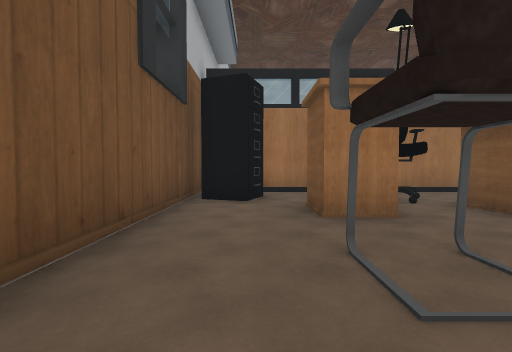
view 1 (above)

18 first-person views from a walk through a 3-D level made in the Unity game engine. The camera is 1.4 m above the floor, tilts 2° down and sees 85° across. The floor is counted in squares, 2 m on a side. Each view is taken from the middle of a square. On the plan, view 1 faces up. The plan holds only what a view shows up to about 9 squares ahead; the rest is blank. The place goes on beyond the plan. The player character is not drawn. Some animated figures are left out.

view 2
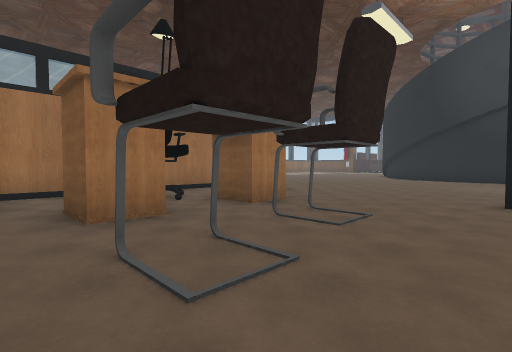

view 3
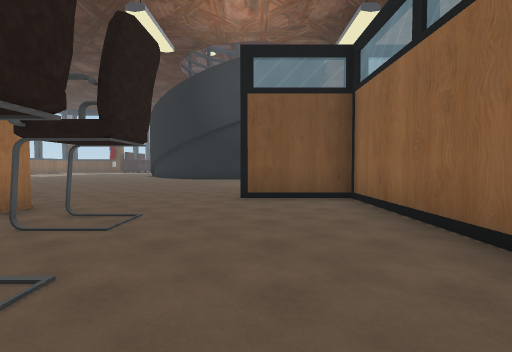

view 4
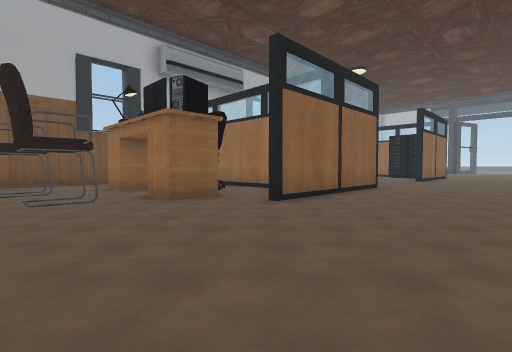

view 5
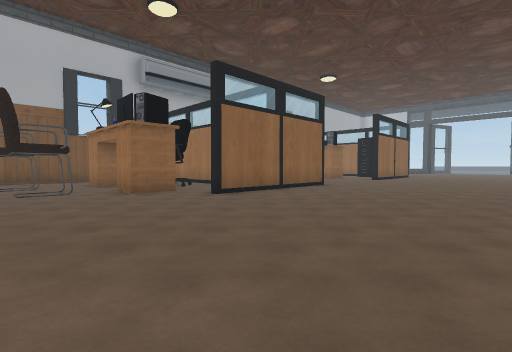

view 6
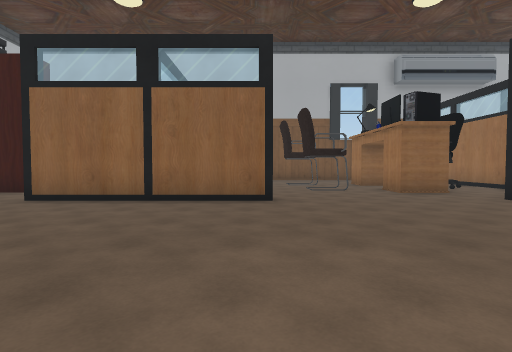

view 7
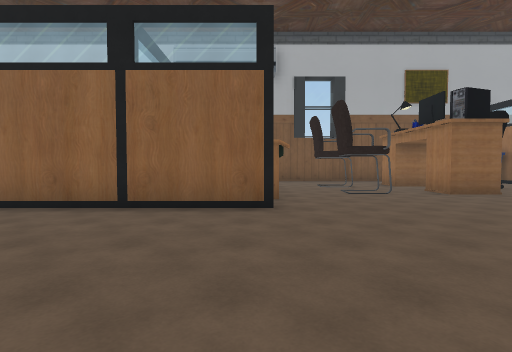

view 8
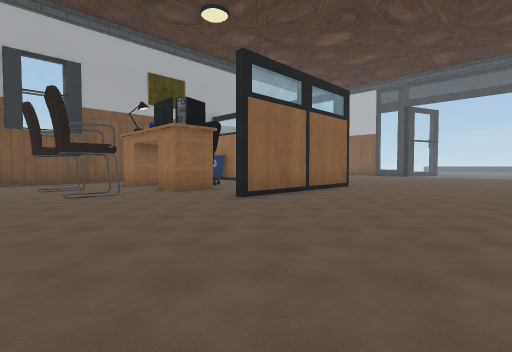

view 9
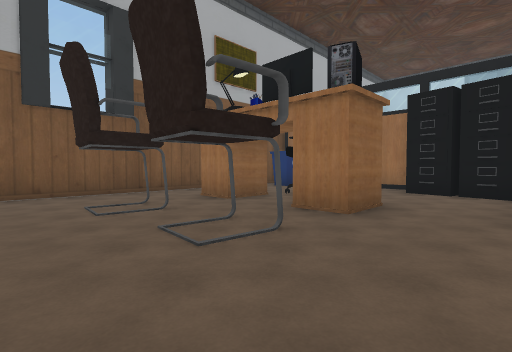

view 10
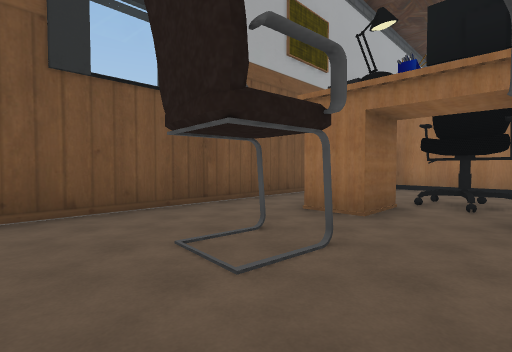

view 11
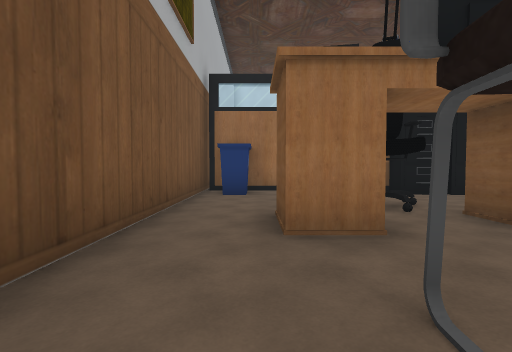

view 12
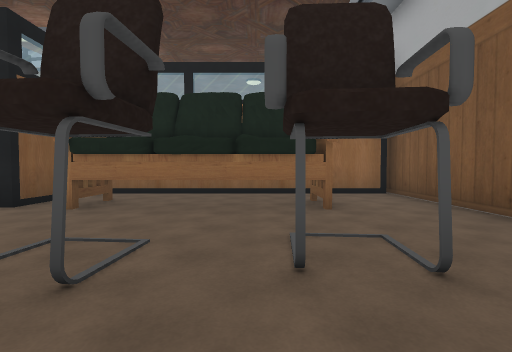

view 13
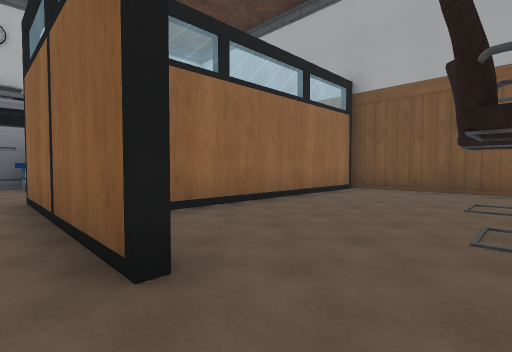

view 14
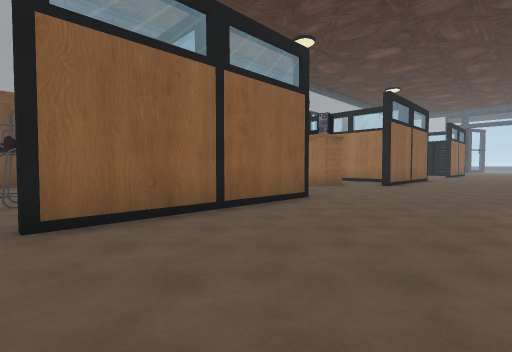

view 15
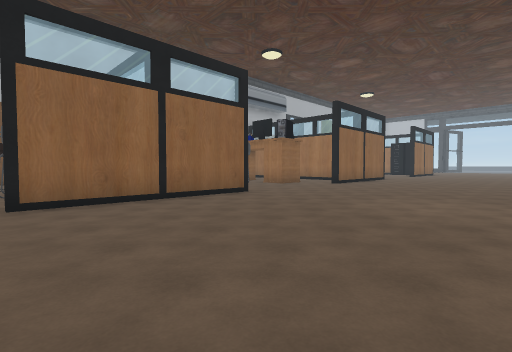

view 16
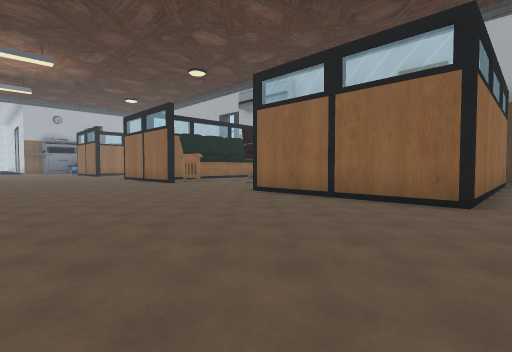

view 17
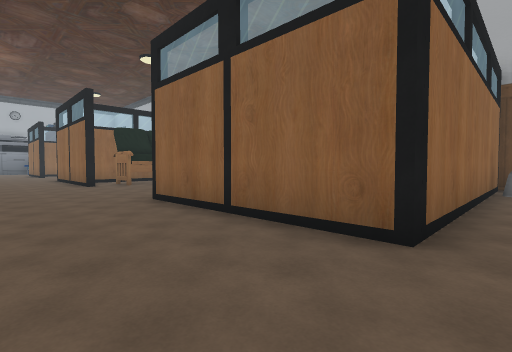

view 18
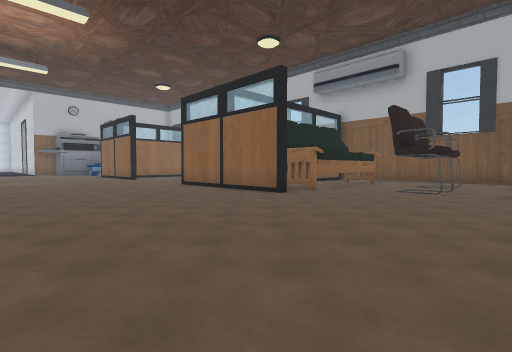

### Floor plan
Key: @ floor where view 1 was taken; # wall or solid block; . floor; C cabinet; H chair; O other object.
Columns run from 2 left of view 1 to 12 right of it. Each row starts with its distance up from view 1.
 21 ###............
 20 #########......
 19 #O....CC#......
 18 #.......#......
 17 #...OO..#......
 16 #..O.OO.#......
 15 #..#.##........
 14 #..............
 13 #..H..H........
 12 #..............
 11 #..............
 10 #..######......
  9 #..######......
  8 #########......
  7 ##.. ...#......
  6 ##C. O..#......
  5 #..OO.O........
  4 #..####........
  3 #....H.........
  2 #..HH..........
  1 #..............
  0 #.@.....#......
 -1 #.......#......
 -2 #########......
 -3 #       #......
 -4 #....   #......
 -5    HHHH........

Positions as (right, up) in squares from view 1, and headings:
1: (0, 0), facing up
2: (0, 0), facing up-right
3: (0, 0), facing right
4: (10, 1), facing up-left
5: (12, 1), facing up-left
6: (12, 0), facing left
7: (11, 10), facing left
8: (11, 11), facing up-left
9: (6, 11), facing up-left
10: (3, 11), facing up-left
11: (0, 12), facing up
12: (2, 15), facing down
13: (7, 2), facing down-left
14: (10, -5), facing up-left
15: (12, -5), facing up-left
16: (12, 21), facing down-left
17: (9, 21), facing down-left
18: (12, 15), facing down-left
